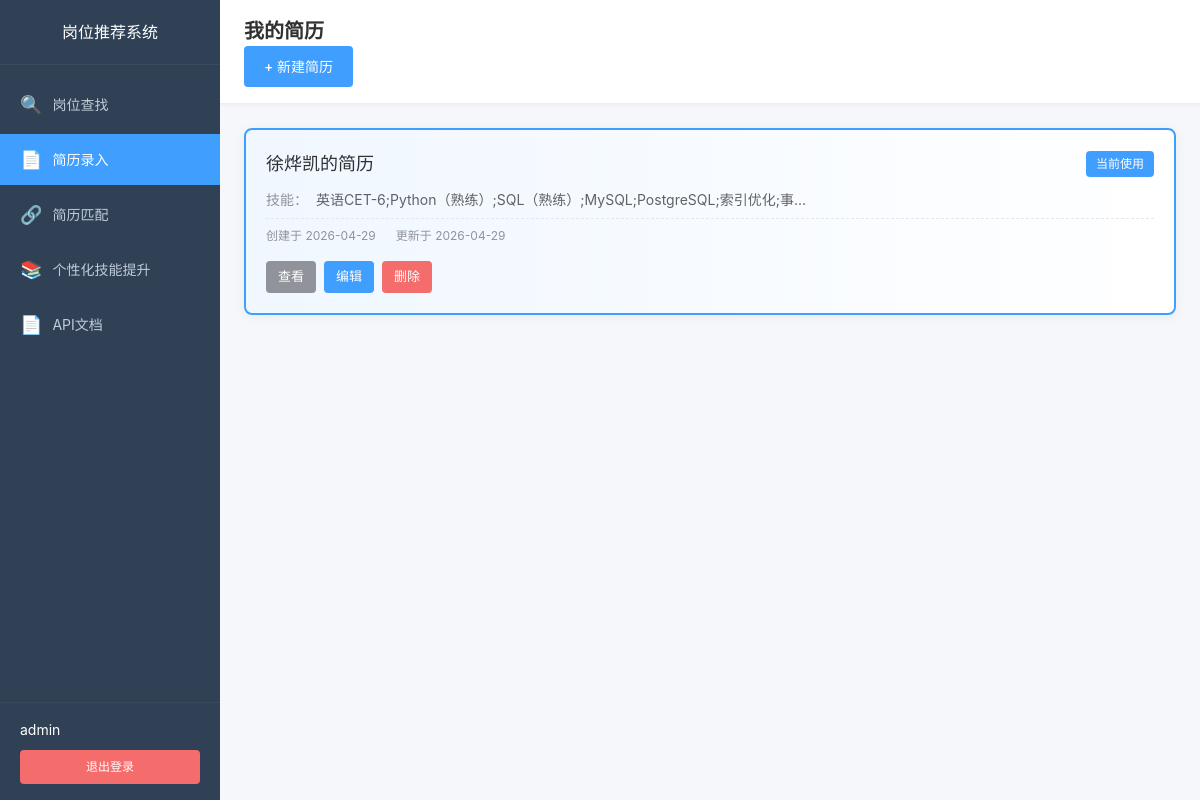
Before: /resume/list (signed in) with the older database file.
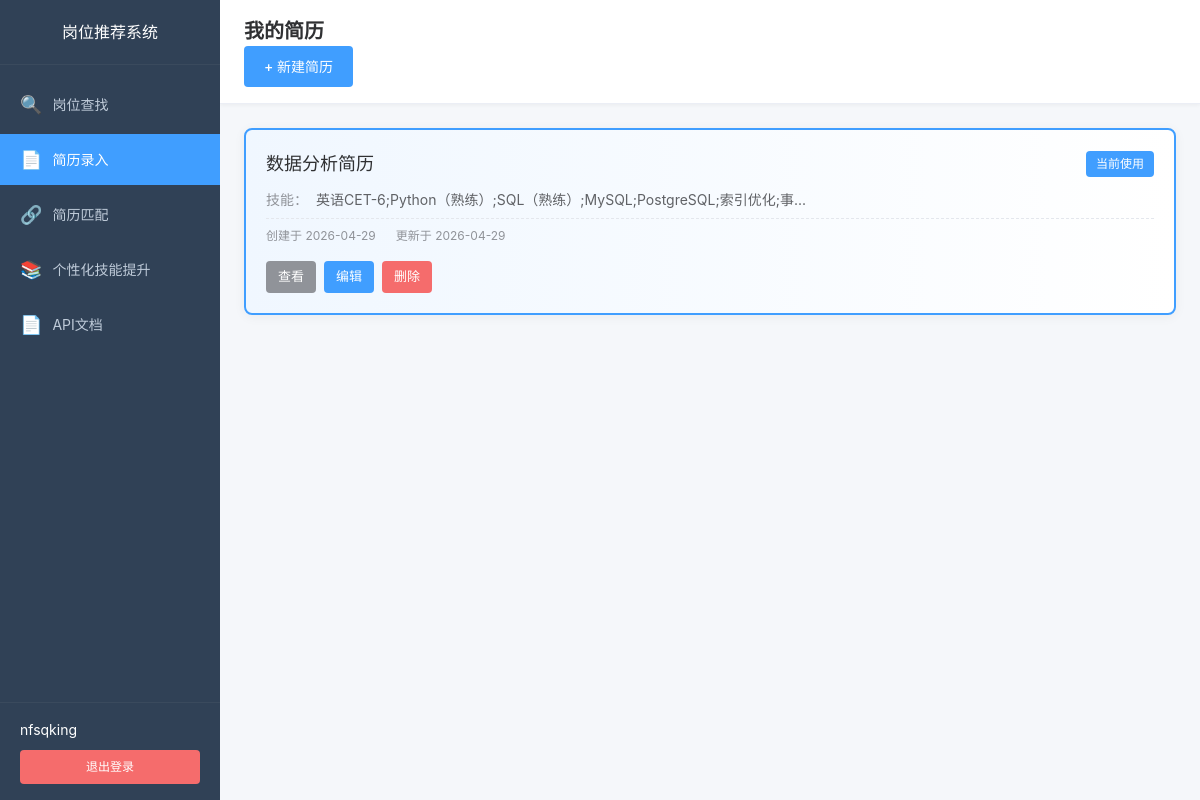
After: the same page with the newer database file.
### app/models/user.py (models this page shows, shortened)
class User(UserMixin, db.Model):
    __tablename__ = 'users'
    id = db.Column(db.Integer, primary_key=True)
    username = db.Column(db.String(80), unique=True, nullable=False, index=True)
    email = db.Column(db.String(120), unique=True, nullable=False, index=True)
    password_hash = db.Column(db.String(255), nullable=False)
    nickname = db.Column(db.String(80))
    is_active = db.Column(db.Boolean, default=True)
    created_at = db.Column(db.DateTime, default=datetime.utcnow)
    updated_at = db.Column(db.DateTime, default=datetime.utcnow, onupdate=datetime.utcnow)

### app/models/resume.py (models this page shows, shortened)
class Resume(db.Model):
    __tablename__ = 'resumes'
    id = db.Column(db.Integer, primary_key=True)
    user_id = db.Column(db.Integer, db.ForeignKey('users.id'), nullable=False, index=True)
    resume_name = db.Column(db.String(100), nullable=False, default='默认简历')
    is_active = db.Column(db.Boolean, default=True, nullable=False)
    education = db.Column(db.Text, nullable=True)
    internship = db.Column(db.Text, nullable=True)
    work = db.Column(db.Text, nullable=True)
    project = db.Column(db.Text, nullable=True)
    skills = db.Column(db.Text, nullable=False)
    self_evaluation = db.Column(db.Text, nullable=False)
    created_at = db.Column(db.DateTime, default=datetime.utcnow)
    updated_at = db.Column(db.DateTime, default=datetime.utcnow, onupdate=datetime.utcnow)
    user = db.relationship('User', backref=db.backref('resumes', lazy='dynamic', cascade='all, delete-orphan'))
    job_matches = db.relationship('ResumeJobMatch', backref='resume', lazy='dynamic', cascade='all, delete-orphan')
    skill_suggestions = db.relationship('SkillSuggestion', backref='resume', lazy='dynamic', cascade='all, delete-orphan')

### app/routes/resume.py (the view)
@resume.route('/list')
@login_required
def list_resumes():
    resumes = Resume.query.filter_by(user_id=current_user.id).order_by(Resume.created_at.desc()).all()
    current_resume_id = get_current_resume_id()
    return render_template('resume/resume_list.html',
                          resumes=resumes,
                          current_resume_id=current_resume_id,
                          max_count=MAX_RESUME_COUNT)

### app/models/user.py (called while the page is built)
@login_manager.user_loader
def load_user(user_id: str):
    return User.query.get(int(user_id))

### app/routes/resume.py (called while the page is built, shortened)
def get_current_resume_id():
    resume_id = session.get('current_resume_id')
    if resume_id:
        resume = Resume.query.filter_by(id=resume_id, user_id=current_user.id).first()
        if resume:
            return resume_id
    active_resume = Resume.query.filter_by(user_id=current_user.id, is_active=True).first()
    if active_resume:
        session['current_resume_id'] = active_resume.id
        return active_resume.id

### app/templates/resume/resume_list.html (shortened to what the changed rows need)
{% extends "base.html" %}
{% block extra_css %}
<link rel="stylesheet" href="{{ url_for('static', filename='css/dashboard.css') }}">
<link rel="stylesheet" href="{{ url_for('static', filename='css/resume.css') }}">
{% endblock %}
{% block content %}
<div class="app-container">
    <aside class="sidebar">
        <div class="sidebar-header">
            <h2>岗位推荐系统</h2>
        </div>
        <div class="sidebar-footer">
            <div class="user-info">
                <span class="user-name">{{ current_user.nickname or current_user.username }}</span>
            </div>
        </div>
    </aside>
    <main class="main-content">
        <header class="main-header">
            <h1>我的简历</h1>
        </header>
        <div class="content-wrapper">
            {% if resumes %}
            <div class="resume-list">
                {% for resume in resumes %}
                <div class="resume-card {% if resume.id == current_resume_id %}active{% endif %}">
                    <div class="resume-card-header">
                        <h3 class="resume-name">{{ resume.resume_name }}</h3>
                        {% if resume.id == current_resume_id %}
                        <span class="current-badge">当前使用</span>
                        {% endif %}
                    </div>
                    <div class="resume-card-body">
                        <div class="resume-info">
                            <span class="info-label">技能：</span>
                            <span class="info-value">{{ resume.skills[:50] }}{% if resume.skills|length > 50 %}...{% endif %}</span>
                        </div>
                        <div class="resume-meta">
                            <span>创建于 {{ resume.created_at.strftime('%Y-%m-%d') if resume.created_at else '-' }}</span>
                            <span>更新于 {{ resume.updated_at.strftime('%Y-%m-%d') if resume.updated_at else '-' }}</span>
                        </div>
                    </div>
                    <div class="resume-card-actions">
                        <a href="{{ url_for('resume.detail_resume', resume_id=resume.id) }}" class="btn btn-sm btn-info">查看</a>
                        <a href="{{ url_for('resume.edit_resume', resume_id=resume.id) }}" class="btn btn-sm btn-primary">编辑</a>
                        <a href="{{ url_for('resume.delete_resume', resume_id=resume.id) }}" class="btn btn-sm btn-danger" onclick="return confirm('确定要删除这份简历吗？删除后其关联的匹配记录和技能提升建议也将被删除。')">删除</a>
                    </div>
                </div>
                {% endfor %}
            </div>
            {% else %}
            <div class="empty-state">
                <div class="empty-icon">&#128196;</div>
                <h3>暂无简历，请先创建一份简历，用于岗位匹配和技能提升分析</h3>
                <a href="{{ url_for('resume.input_resume') }}" class="btn btn-primary">创建第一份简历</a>
            </div>
            {% endif %}
        </div>
    </main>
</div>
{% endblock %}

Changed rows visible on the page:
removed Resume: resume_name "徐烨凯的简历", shows "当前使用", skills "英语CET-6;Python（熟练）;SQL（熟练）;MySQL;PostgreSQL;索引优化;事", created_at "2026-04-29", updated_at "2026-04-29"
changed User: nickname "admin" → "nfsqking"
added Resume: resume_name "数据分析简历", shows "当前使用", skills "英语CET-6;Python（熟练）;SQL（熟练）;MySQL;PostgreSQL;索引优化;事", created_at "2026-04-29", updated_at "2026-04-29"
